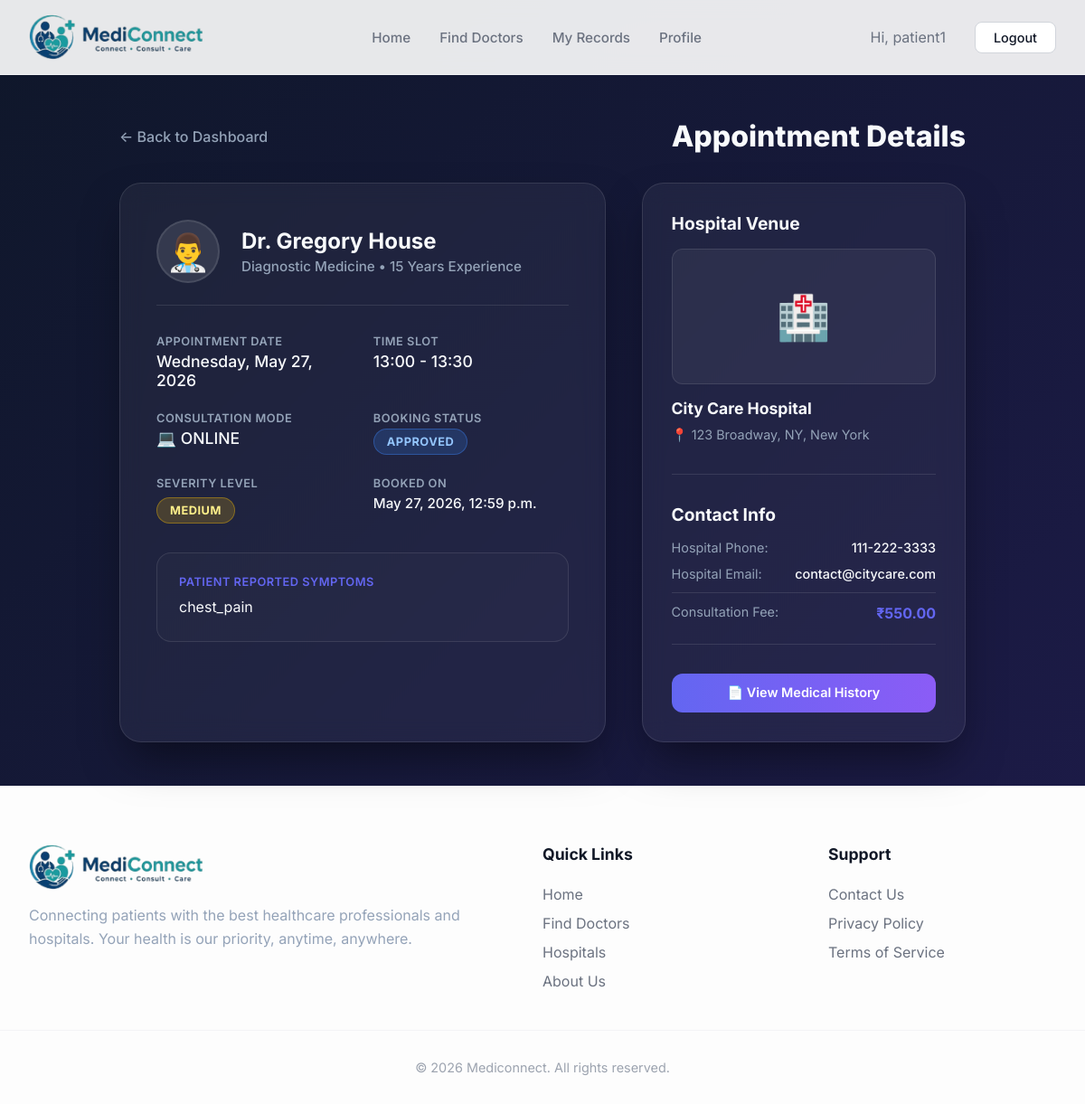
The app's page /booking/appointment/24/ (signed in), older data.
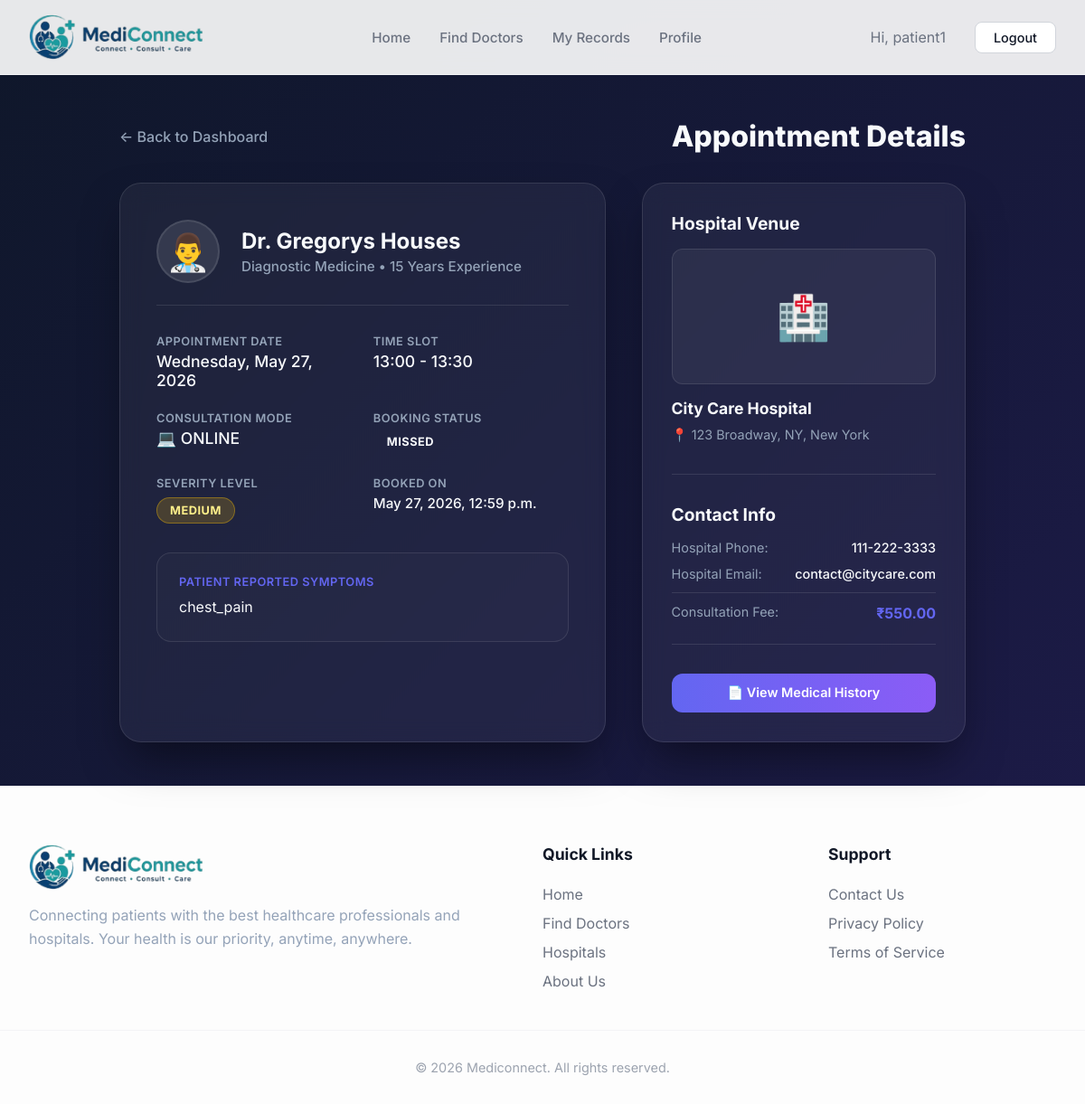
The same page, newer data.
### booking/models.py (models this page shows, shortened)
class Appointment(models.Model):
    STATUS_CHOICES = (
        ('PENDING', 'Pending'),
        ('APPROVED', 'Approved'),
        ('COMPLETED', 'Completed'),
        ('CANCELLED', 'Cancelled'),
        ('MISSED', 'Missed'),
        ('RESCHEDULE', 'Reschedule')
    )
    SEVERITY_CHOICES = (
        ('LOW', 'Low'),
        ('MEDIUM', 'Medium'),
        ('HIGH', 'High'),
        ('CRITICAL', 'Critical'),
    )
    CONSULTATION_CHOICES = (
        ('ONLINE', 'Online'),
        ('OFFLINE', 'Offline'),
    )
    patient = models.ForeignKey('accounts.PatientProfile',on_delete=models.CASCADE)
    doctor = models.ForeignKey('accounts.DoctorProfile',on_delete=models.CASCADE)
    hospital = models.ForeignKey('core.Hospital',on_delete=models.CASCADE)
    appointment_date = models.DateField()
    start_time = models.TimeField()
    end_time = models.TimeField()
    consultation_mode = models.CharField(max_length=20,choices=CONSULTATION_CHOICES)
    symptoms = models.TextField(blank=True)
    severity_score = models.IntegerField(default=0)
    severity_level = models.CharField(max_length=20,choices=SEVERITY_CHOICES,default='LOW')
    status = models.CharField(max_length=20,choices=STATUS_CHOICES,default='PENDING')
    fee = models.DecimalField(max_digits=10, decimal_places=2, default=0.00)
    booked_at = models.DateTimeField(auto_now_add=True)
    reminder_sent = models.BooleanField(default=False)

### accounts/models.py (models this page shows, shortened)
class DoctorProfile(models.Model):
    user = models.OneToOneField(User, on_delete=models.CASCADE)
    hospital = models.ForeignKey('core.Hospital', on_delete=models.CASCADE)
    specialization = models.CharField(max_length=100)
    experience_years = models.IntegerField(default=0)
    doctor_pic = models.ImageField(upload_to='profiles/doctors', blank=True, null=True)
    fees_online = models.IntegerField(default=0)
    fees_offline = models.IntegerField(default=0)
    bio = models.TextField(blank=True)
    is_available = models.BooleanField(default=True)

class User(AbstractUser):
    ROLE_CHOICES = (
        ('PATIENT', 'Patient'),
        ('DOCTOR', 'Doctor'),
        ('ADMIN', 'Admin'),
    )
    role = models.CharField(max_length=20, choices=ROLE_CHOICES)
    phone = models.CharField(max_length=15, blank=True)

### core/models.py (models this page shows, shortened)
class Hospital(models.Model):
    pic = models.ImageField(upload_to='hospital_pics/', null=True, blank=True)
    name = models.CharField(max_length=200)
    state = models.CharField(max_length=100)
    phone = models.CharField(max_length=15)
    address = models.TextField()
    email = models.EmailField(blank=True)

### booking/views.py (the view, shortened to what this page needs)
# urls.py: path('appointment/<int:appointment_id>/', views.appointment_detail, name='appointment_detail'),
@login_required
def appointment_detail(request, appointment_id):
    appointment = get_object_or_404(Appointment, id=appointment_id)
    if request.user.role == 'PATIENT':
        try:
            patient = request.user.patientprofile
            if appointment.patient != patient:
                messages.error(request, 'You are not authorized to view this appointment.')
                return redirect('home')
        except PatientProfile.DoesNotExist:
            messages.error(request, 'Patient profile not found.')
            return redirect('home')
    else:
        messages.error(request, 'Access denied.')
        return redirect('home')
    return render(request, 'booking/appointment_detail.html', {'appointment': appointment})

### templates/booking/appointment_detail.html (shortened to what the changed rows need)
{% extends 'base.html' %}
{% block content %}
<div class="detail-container">
    <div class="header-section">
        <h1 style="font-size: 2rem; margin: 0; background: none; -webkit-text-fill-color: initial; text-align: left;">Appointment Details</h1>
    </div>
    <div class="grid-layout">
        <div class="glass-card detail-card">
            <div class="doctor-header">
                <div>
                    <h2 style="font-size: 1.5rem; margin-bottom: 0.25rem; font-weight: 700; color: var(--text-main);">
                        Dr. {{ appointment.doctor.user.get_full_name|default:appointment.doctor.user.username }}
                    </h2>
                    <p style="color: var(--text-muted); font-size: 0.95rem; font-weight: 500;">
                        {{ appointment.doctor.specialization }} &bull; {{ appointment.doctor.experience_years }} Years Experience
                    </p>
                </div>
            </div>
            <div class="info-grid">
                <div>
                    <span class="info-label">Appointment Date</span>
                    <span class="info-value">{{ appointment.appointment_date|date:"l, F j, Y" }}</span>
                </div>
                <div>
                    <span class="info-label">Time Slot</span>
                    <span class="info-value">{{ appointment.start_time|time:"H:i" }} - {{ appointment.end_time|time:"H:i" }}</span>
                </div>
                <div>
                    <span class="info-label">Consultation Mode</span>
                    <span class="info-value" style="display: flex; align-items: center; gap: 0.5rem;">
                        {% if appointment.consultation_mode == 'ONLINE' %}💻{% else %}🏥{% endif %}
                        {{ appointment.consultation_mode }}
                    </span>
                </div>
                <div>
                    <span class="info-label">Booking Status</span>
                    <span class="badge-status status-{{ appointment.status }}">{{ appointment.status }}</span>
                </div>
                <div>
                    <span class="info-label">Severity Level</span>
                    <span class="severity-badge {{ appointment.severity_level|lower }}">{{ appointment.severity_level }}</span>
                </div>
                <div>
                    <span class="info-label">Booked On</span>
                    <span class="info-value" style="font-size: 0.95rem;">{{ appointment.booked_at|date:"F j, Y, g:i a" }}</span>
                </div>
            </div>
            {% if appointment.symptoms %}
            <div class="symptoms-panel">
                <span class="info-label" style="color: var(--primary);">Patient Reported Symptoms</span>
                <p style="color: var(--text-main); font-size: 1rem; line-height: 1.6; margin-top: 0.5rem;">
                    {{ appointment.symptoms }}
                </p>
            </div>
            {% endif %}
        </div>
        <div class="glass-card sidebar-card">
            <div class="sidebar-section">
                <h3 style="font-size: 1.2rem; color: var(--text-main); margin-bottom: 1rem;">Hospital Venue</h3>
                <div class="hospital-pic">
                    {% if appointment.hospital.pic %}
                    <img src="{{ appointment.hospital.pic.url }}" alt="{{ appointment.hospital.name }}">
                    {% else %}
                    🏥
                    {% endif %}
                </div>
                <h4 style="font-size: 1.1rem; color: var(--text-main); margin-bottom: 0.5rem;">{{ appointment.hospital.name }}</h4>
                <p style="color: var(--text-muted); font-size: 0.9rem; line-height: 1.5; margin-bottom: 0.5rem;">
                    📍 {{ appointment.hospital.address }}, {{ appointment.hospital.state }}
                </p>
            </div>
            <div class="sidebar-section">
                <div style="display: flex; flex-direction: column; gap: 0.75rem; font-size: 0.9rem;">
                    <div style="display: flex; justify-content: space-between;">
                        <span style="color: var(--text-muted);">Hospital Phone:</span>
                        <span style="font-weight: 500;">{{ appointment.hospital.phone }}</span>
                    </div>
                    {% if appointment.hospital.email %}
                    <div style="display: flex; justify-content: space-between;">
                        <span style="color: var(--text-muted);">Hospital Email:</span>
                        <span style="font-weight: 500;">{{ appointment.hospital.email }}</span>
                    </div>
                    {% endif %}
                    <div style="display: flex; justify-content: space-between; border-top: 1px solid var(--glass-border); padding-top: 0.75rem;">
                        <span style="color: var(--text-muted);">Consultation Fee:</span>
                        <span style="font-weight: 700; color: var(--primary); font-size: 1rem;">
                            ₹{{ appointment.fee }}
                        </span>
                    </div>
                </div>
            </div>
        </div>
    </div>
</div>
{% endblock %}

Row changes from the older to the newer data that the page shows:
changed Appointment "ONLINE": doctor.user.get_full_name "Gregory House" → "Gregorys Houses"; status "APPROVED" → "MISSED"
